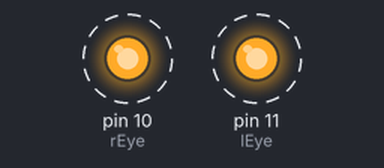
Bench run of a sketch on a simulated Arduino Uno, built with avr-gcc and run on an emulated ATmega328P. Shown: output pins drawn as LEDs (lit = HIGH). Dashed ring = blinking.

Above: at 0.5 s.
Timing chart, 0 to 4.6 s (numbered marks = the images above):
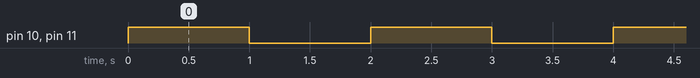

The sketch:

01_Chip_Blink.ino
```cpp
// (licence header left out)
// Chip has 3 important pins
// Ground (GND) -- plugged into to Arduino GND
// Right Eye LED (D10) --> plugged into to Arduino D10
// Left Eye LED (D11) --> plugged into to Arduino D11
//
// We need to define Chip's eyes so we can use them in our code

int rEye = 10; //define right eye as pin12 on the Arduino
int lEye = 11; //define right eye as pin11 on the Arduino

// Next we need to initialize the Arduino pins
// setup() only runs once when you power or reset an Arduino

void setup(){
pinMode(rEye, OUTPUT); //set right eye for output
pinMode(lEye, OUTPUT); //set left eye for output
}

//loop runs forever - this is our main code
void loop(){
  // turn eyes on. HIGH means set voltage to HIGH
  digitalWrite(rEye, HIGH);
  digitalWrite(lEye, HIGH);

  delay (1000);     //wait for 1 second. Delay is set in miliseconds or 1/1000 of a second

  // turn right eye off. LOW means set voltage to LOW.
  digitalWrite(rEye, LOW);
  digitalWrite(lEye, LOW);

  delay (1000);     //wait for 1 second. Delay is set in miliseconds or 1/1000 of a second

}
```

Measured:
- by itself, pin 10 (rEye), pin 11 (lEye): alternates HIGH for 1.0 s and LOW for 1.0 s
